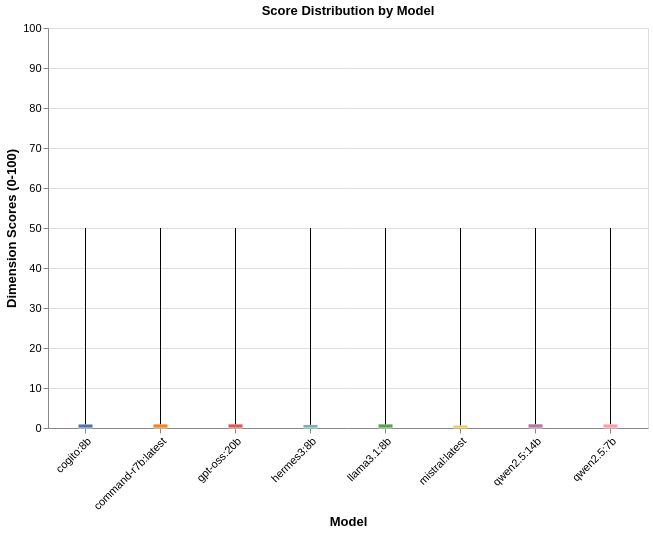

Vega-Lite specification for this chart:
### Vega-Lite specification from a JSON file in a GitHub repository (floating-point values rounded to 4 significant figures)
{"$schema": "https://vega.github.io/schema/vega-lite/v5.json", "title": "Score Distribution by Model", "width": 600, "height": 400, "config": {"axis": {"labelFontSize": 11, "titleFontSize": 13}, "legend": {"labelFontSize": 11, "titleFontSize": 12}}, "data": {"values": [{"model": "qwen2.5:14b", "dimension": "revisionQuality", "score": 0}, {"model": "qwen2.5:14b", "dimension": "titleQuality", "score": 0.9279}, {"model": "qwen2.5:14b", "dimension": "contextQuality", "score": 0}, {"model": "qwen2.5:14b", "dimension": "instructionFollowing", "score": 0}, {"model": "qwen2.5:14b", "dimension": "efficiency", "score": 50}, {"model": "gpt-oss:20b", "dimension": "revisionQuality", "score": 0}, {"model": "gpt-oss:20b", "dimension": "titleQuality", "score": 0.9146}, {"model": "gpt-oss:20b", "dimension": "contextQuality", "score": 0}, {"model": "gpt-oss:20b", "dimension": "instructionFollowing", "score": 0}, {"model": "gpt-oss:20b", "dimension": "efficiency", "score": 50}, {"model": "command-r7b:latest", "dimension": "revisionQuality", "score": 0}, {"model": "command-r7b:latest", "dimension": "titleQuality", "score": 0.9083}, {"model": "command-r7b:latest", "dimension": "contextQuality", "score": 0}, {"model": "command-r7b:latest", "dimension": "instructionFollowing", "score": 0}, {"model": "command-r7b:latest", "dimension": "efficiency", "score": 50}, {"model": "llama3.1:8b", "dimension": "revisionQuality", "score": 0}, {"model": "llama3.1:8b", "dimension": "titleQuality", "score": 0.906}, {"model": "llama3.1:8b", "dimension": "contextQuality", "score": 0}, {"model": "llama3.1:8b", "dimension": "instructionFollowing", "score": 0}, {"model": "llama3.1:8b", "dimension": "efficiency", "score": 50}, {"model": "qwen2.5:7b", "dimension": "revisionQuality", "score": 0}, {"model": "qwen2.5:7b", "dimension": "titleQuality", "score": 0.9038}, {"model": "qwen2.5:7b", "dimension": "contextQuality", "score": 0}, {"model": "qwen2.5:7b", "dimension": "instructionFollowing", "score": 0}, {"model": "qwen2.5:7b", "dimension": "efficiency", "score": 50}, {"model": "cogito:8b", "dimension": "revisionQuality", "score": 0}, {"model": "cogito:8b", "dimension": "titleQuality", "score": 0.8865}, {"model": "cogito:8b", "dimension": "contextQuality", "score": 0}, {"model": "cogito:8b", "dimension": "instructionFollowing", "score": 0}, {"model": "cogito:8b", "dimension": "efficiency", "score": 50}, {"model": "hermes3:8b", "dimension": "revisionQuality", "score": 0}, {"model": "hermes3:8b", "dimension": "titleQuality", "score": 0.7771}, {"model": "hermes3:8b", "dimension": "contextQuality", "score": 0}, {"model": "hermes3:8b", "dimension": "instructionFollowing", "score": 0}, {"model": "hermes3:8b", "dimension": "efficiency", "score": 50}, {"model": "mistral:latest", "dimension": "revisionQuality", "score": 0}, {"model": "mistral:latest", "dimension": "titleQuality", "score": 0.6126}, {"model": "mistral:latest", "dimension": "contextQuality", "score": 0}, {"model": "mistral:latest", "dimension": "instructionFollowing", "score": 0}, {"model": "mistral:latest", "dimension": "efficiency", "score": 50}]}, "mark": {"type": "boxplot", "extent": "min-max"}, "encoding": {"x": {"field": "model", "type": "nominal", "axis": {"title": "Model", "labelAngle": -45}}, "y": {"field": "score", "type": "quantitative", "axis": {"title": "Dimension Scores (0-100)"}, "scale": {"domain": [0, 100]}}, "color": {"field": "model", "type": "nominal", "legend": null}, "tooltip": [{"field": "model", "type": "nominal", "title": "Model"}, {"field": "score", "type": "quantitative", "title": "Score", "format": ".1f"}]}}
